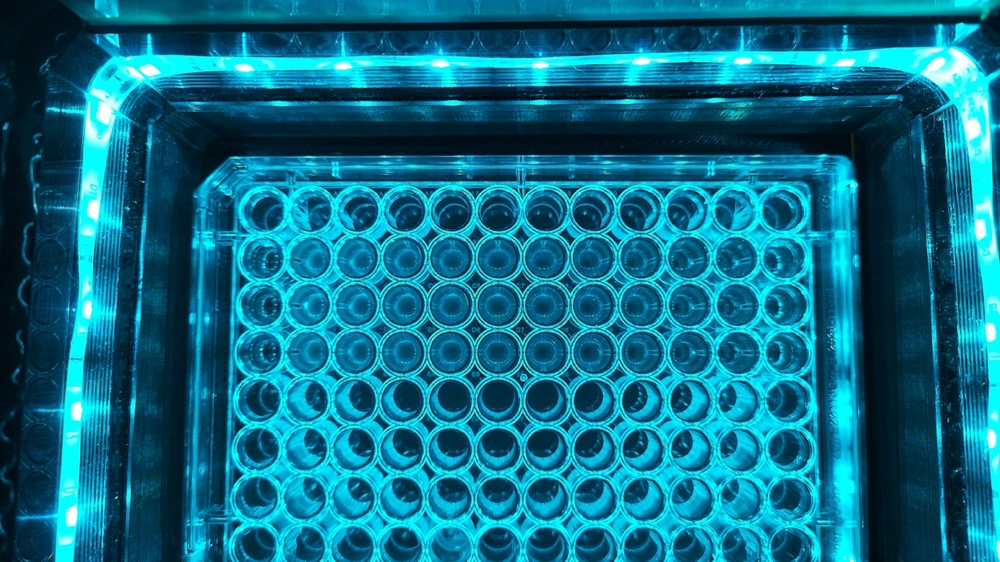
#> input picture robust measures/PROVA ABS/NEW ABS/Picture_s_10M5_#1_2023-05-09_15:57:23_P1_Cam2.jpg, 1000 x 562 px, shrunk from 1920 x 1080 before the run, found by its file name
$ jupyter execute --allow-errors 'Range discrimination for absorbance.ipynb'
#> lines starting #> are read from the running program, lines starting #| are printed output that depends on the picture
### robust measures/imageproc.py
def get_pocillos(img_bw):
    import cv2
    import numpy as np
    from sklearn.cluster import KMeans

    # Circle detection
    # Fourth argument = Distance between circles = should be set to twice the double of the maximum radius
    circles = cv2.HoughCircles(img_bw, cv2.HOUGH_GRADIENT, 1, 100, param1=50,param2=30,minRadius=40,maxRadius=50)
    circles = circles.astype(int)[0,:,:]

    # Location algorithm for desired pocillo
    x_kmeans = KMeans(n_clusters=12, n_init=10).fit(circles[:,0].reshape(-1, 1))
    x_labels, x_centers = x_kmeans.labels_, x_kmeans.cluster_centers_.squeeze()

    x_new_labels = np.zeros_like(x_labels)
    for i in range(len(x_centers)):
        x_new_labels[x_labels == i] = np.where(np.argsort(x_centers) == i)[0][0]

    y_kmeans = KMeans(n_clusters=8, n_init=10).fit(circles[:,1].reshape(-1, 1))
    y_labels, y_centers = y_kmeans.labels_, y_kmeans.cluster_centers_.squeeze()

    y_new_labels = np.zeros_like(y_labels)
    for i in range(len(y_centers)):
        y_new_labels[y_labels == i] = np.where(np.argsort(y_centers) == i)[0][0]

    # Output is a dataframe where each row corresponds to a different circle.
    # We give coordinates of center, value of radius, row number and column number (in the grid)

    return np.column_stack((circles, y_new_labels,  x_new_labels))


# [108 lines left out: functions complete_the_grid, draw_circles, circle_crop, array_from_pic, not called in this run]

### robust measures/Range discrimination for absorbance.ipynb
# Qui diferencia els salts d'absorbància milllor: *blau* o *saturació*?

[cell 1]
import cv2
import os
import numpy as np
import pandas as pd
import matplotlib.pyplot as plt
from imageproc import get_pocillos, complete_the_grid, draw_circles, array_from_pic, circle_crop

[cell 2]
sequential_od_cam2 = '/Users/guillemcobos/Library/CloudStorage/GoogleDrive-guillem.cobos@koabiotech.com/.shortcut-targets-by-id/1UQ_YnLRmoAqhCue-qXYNP9QhYorsiAxS/KOA Biotech/01. AUTOMATA LAB/PROVA ABS/NEW ABS/Picture_s_10M5_#1_2023-05-09_15:57:23_P1_Cam2.jpg'
sequential_od_cam3 = '/Users/guillemcobos/Library/CloudStorage/GoogleDrive-guillem.cobos@koabiotech.com/.shortcut-targets-by-id/1UQ_YnLRmoAqhCue-qXYNP9QhYorsiAxS/KOA Biotech/01. AUTOMATA LAB/PROVA ABS/NEW ABS/Picture_s_10M5_#1_2023-05-09_15:57:24_P1_Cam3.jpg'

# Blaus

[cell 3]
img = cv2.imread(sequential_od_cam2)
#> img is the input picture: shape (562, 1000, 3); mean B, G, R 135.4, 109.9, 10.9
img = cv2.cvtColor(img, cv2.COLOR_BGR2RGB)
img_bw = cv2.cvtColor(img, cv2.COLOR_BGR2GRAY)
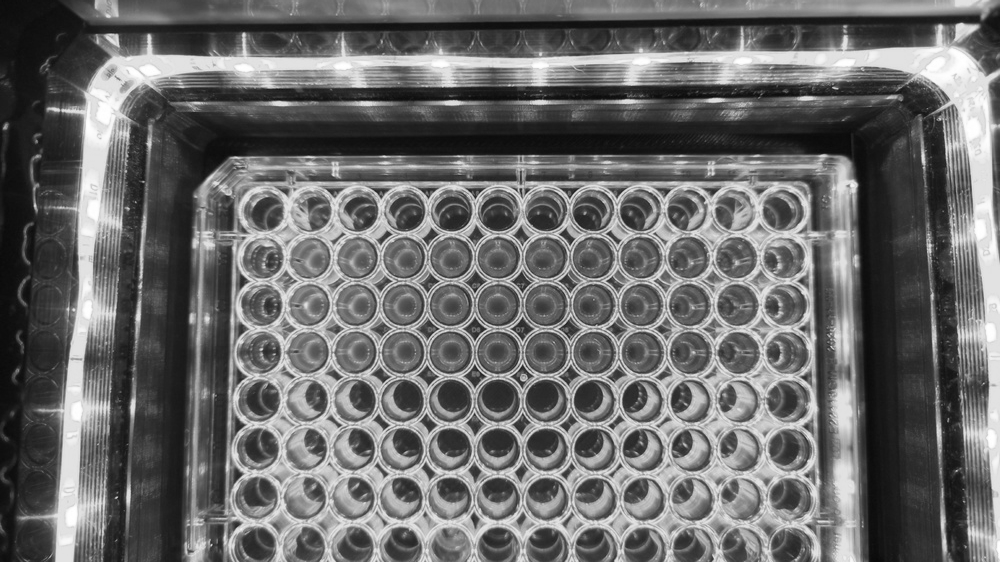
#> img_bw: shape (562, 1000); min 9, max 255, mean 106.3
#> (the rest of this cell did not finish here and is left out)

#> in get_pocillos, `circles = cv2.HoughCircles(img_bw, cv2.HOUGH_GRADIENT, 1, 100, param1=..`: circles = None
new_circles = complete_the_grid(circles)
draw_circles(img, new_circles)
grid_positions = new_circles[:,3:5]

[cell 4]
mean_output_array = np.zeros((8,12))
q_output_array = np.zeros((8,12))

#> (the rest of this cell did not finish here and is left out)

[cell 5]
key_pocillos_blau = mean_output_array[1:4,1:10]
key_pocillos_blau

# Saturació

[cell 6]
img = cv2.imread(sequential_od_cam3)
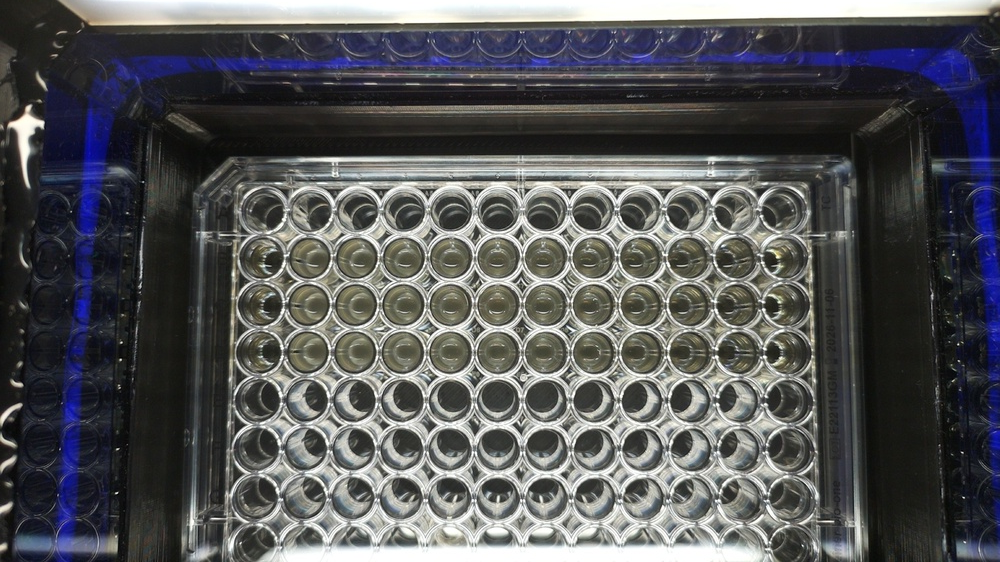
#> input picture robust measures/PROVA ABS/NEW ABS/Picture_s_10M5_#1_2023-05-09_15:57:24_P1_Cam3.jpg, 1000 x 562 px, shrunk from 1920 x 1080 before the run, found by its file name
#> img is the input picture: shape (562, 1000, 3); mean B, G, R 88.7, 86.4, 85.6
hsv = cv2.cvtColor(img, cv2.COLOR_RGB2HSV)
#> hsv: shape (562, 1000, 3); mean H, S, V 67.6, 41.1, 93.4
img = cv2.cvtColor(img, cv2.COLOR_BGR2RGB)

mean_output_array = np.zeros((8,12))
q_output_array = np.zeros((8,12))

#> (the rest of this cell did not finish here and is left out)

[cell 7]
key_pocillos_saturacio = mean_output_array[1:4,1:10]
key_pocillos_saturacio

# Contrastant mesures

[cell 8]
import pandas as pd
#> (the rest of this cell did not finish here and is left out)

#> (a cell that did not finish here is left out)

[cell 10]
import matplotlib.pyplot as plt
#> (the rest of this cell did not finish here and is left out)

[cell 11]
for i in range(3):
    print("Row ", i+1)
    #plt.plot(np.arange(1,10), key_pocillos_readings[i,:], "orange")
    #plt.plot(np.arange(1,10), key_pocillos_saturacio[i,:])
    plt.plot(np.arange(1,10), key_pocillos_blau[i,:])
    plt.grid(linewidth=0.5, alpha=0.5)
    plt.show()
#> this loop made 3 passes
#> pass 1, `plt.show()`:
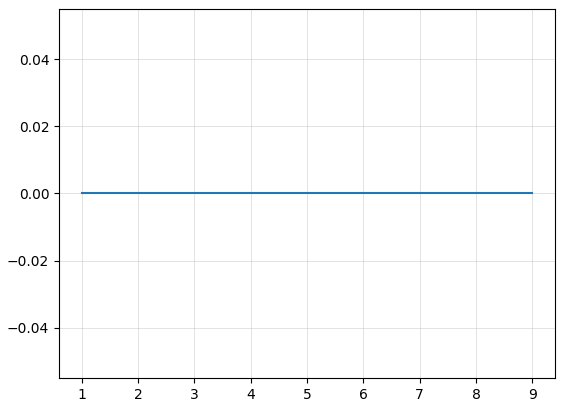
#> figure drawn by matplotlib, 1 panel
